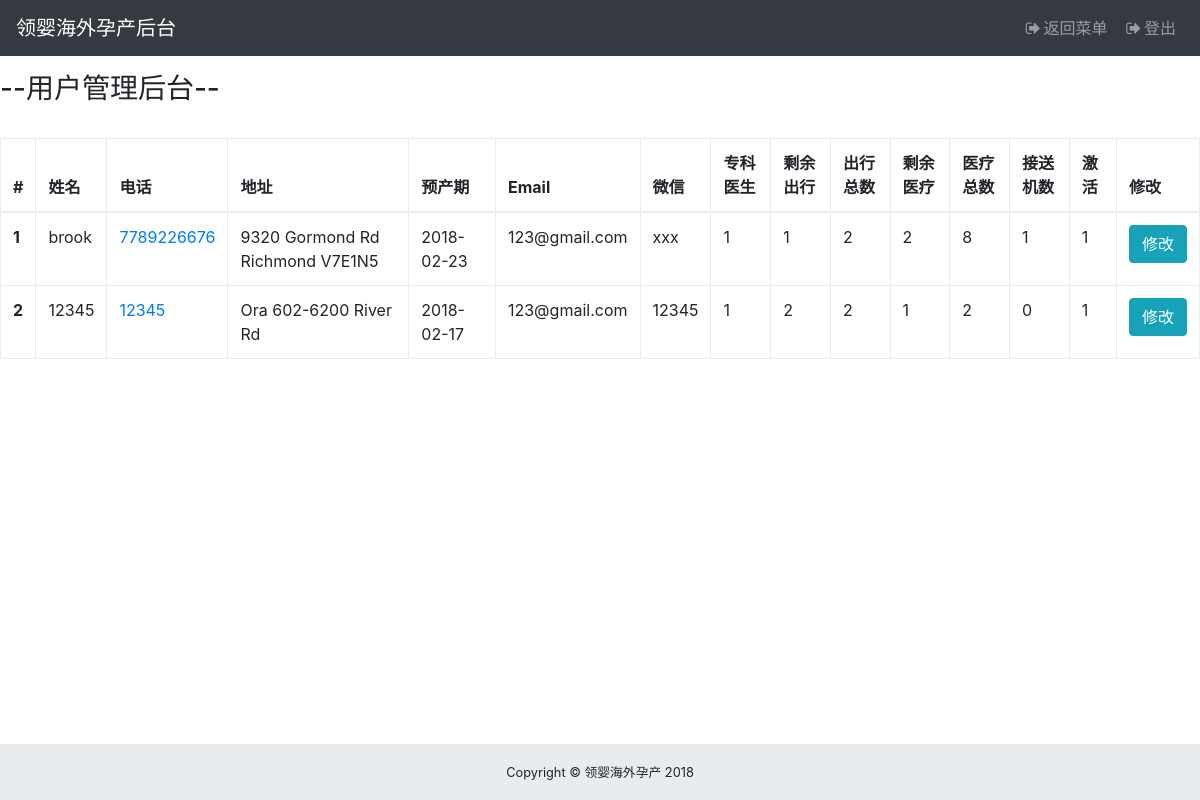
The page /admin/user_permission.php (signed in) on the database as committed earlier.
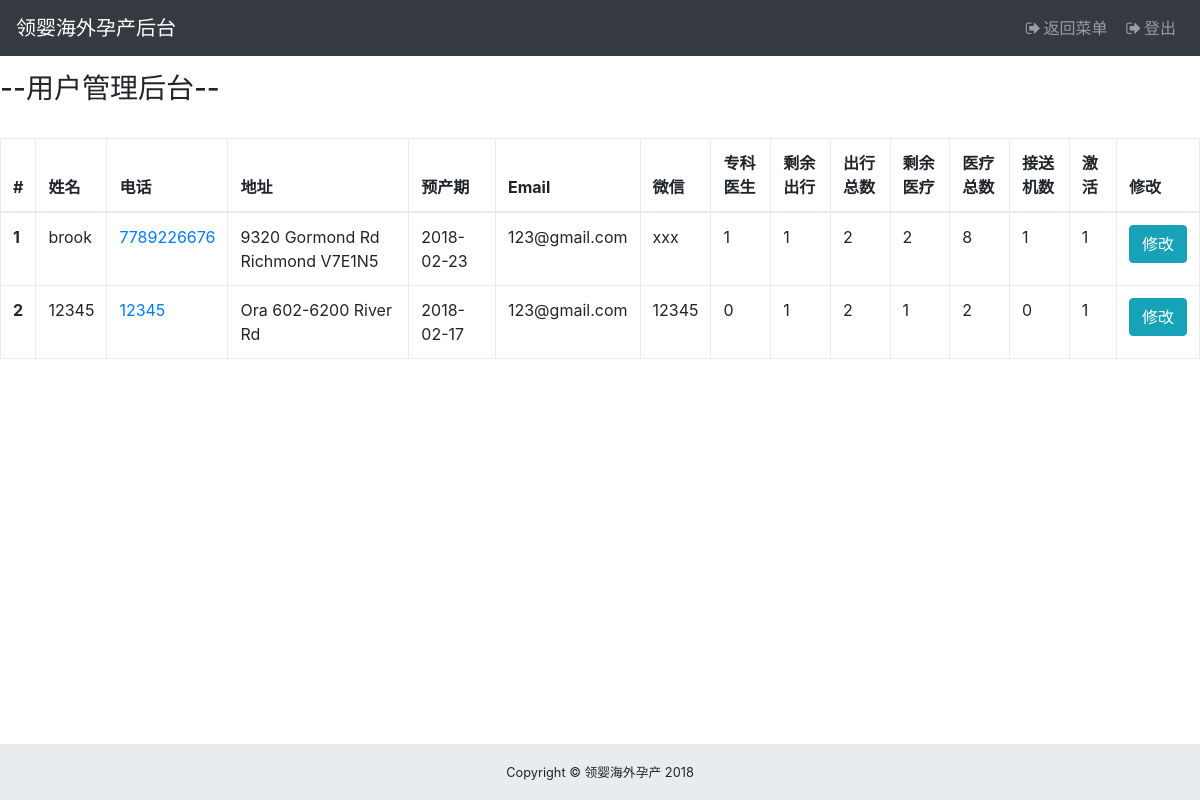
The same page on the database as committed later.
### tables this page shows
CREATE TABLE `users` (
  `uid` int(5) NOT NULL,
  `username` varchar(10) NOT NULL,
  `phone` bigint(50) NOT NULL,
  `email` varchar(50) NOT NULL,
  `password` varchar(100) NOT NULL,
  `weChat` varchar(50) NOT NULL,
  `timeDeliver` varchar(50) NOT NULL,
  `create_time` date NOT NULL,
  `role` varchar(10) DEFAULT NULL,
  `salt` varchar(6) NOT NULL,
  `address` varchar(100) DEFAULT NULL,
  `flight` int(5) DEFAULT '1',
  `special_medical` int(2) DEFAULT '0',
  `pickup` int(5) DEFAULT NULL,
  `pickupTotal` int(20) DEFAULT NULL,
  `medicals` int(5) DEFAULT NULL,
  `medicalsTotal` int(20) DEFAULT NULL,
  `isActive` int(2) DEFAULT NULL
);

### admin/model/user_permission.func.php (the view, shortened to what this page needs)
<?php if(!defined('In_System')) exit("Access Denied");
class User_Permission{
    public function generatePermission(){
        GLOBAL $mysqli;
        $profile_query = "SELECT * FROM users";
        $results = mysqli_fetch_all($mysqli->query($profile_query), MYSQLI_ASSOC);
		if(sizeof($results) > 0){
            echo sprintf("
            <div class=\"table-responsive\">
                <table class=\"table table-bordered\">
                <thead>
                    <tr>
                        <th>#</th>
                        <th>姓名</th>
                        <th>电话</th>
                        <th>地址</th>
                        <th>预产期</th>
                        <th>Email</th>
                        <th>微信</th>
                        <th>专科医生</th>
                        <th>剩余出行</th>
                        <th>出行总数</th>
                        <th>剩余医疗</th>
                        <th>医疗总数</th>
                        <th>接送机数</th>
                        <th>激活</th>
                        <th>修改</th>
                    </tr>
                </thead>
                <tbody>
            ");
            foreach( $results as $result){
                echo sprintf("
                            <form action=\"./user_permission_detail.php\" method=\"post\">
                            <tr>
                                <th scope=row><input type=\"hidden\" name= \"salt\" value= %s>%d</th>
                                <td>%s</td>
                                <td><a href=\"tel:%d\">%d</a></td>
                                <td>%s</td>
                                <td>%s</td>
                                <td>%s</td>
                                <td>%s</td>
                                <td>%s</td>
                                <td>%s</td>
                                <td>%d</td>
                                <td>%d</td>
                                <td>%d</td>
                                <td>%d</td>
                                <td>%d</td>
                                <td><button tyle=\"submit\" class=\"btn btn-info\" name=\"user_modify\">修改</button></td>
                            </tr>
                            </form>
                ", $result['salt'], $result['uid'], $result['username'], $result['phone'], $result['phone'], $result['address'], $result['timeDeliver'], $result['email'], $result['weChat'], $result['special_medical'], $result['pickup'], $result['pickupTotal'], $result['medicals'], $result['medicalsTotal'],$result['flight'], $result['isActive']);
            }
            echo sprintf("
                    </tbody>
                    </table>
                </div>");
			return 1;
		}else{
			return 0;
		}
    }
}
?>

Rows that differ between the two databases and show on the page:
changed users "Ora 602-6200 River Rd": special_medical "1" → "0"; pickup "2" → "1"
